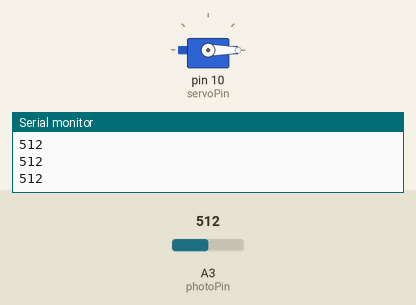
This sketch was run on a simulated Arduino Uno, built with avr-gcc and run on an emulated ATmega328P. Shown: servo, the last lines printed to the serial monitor. Inputs (shaded band) come from the test bench; at power-on: A3 (photoPin) = 512.

Above: at 1.2 s.
1.3 s: A3 (photoPin) set to 481
At 1.9 s:
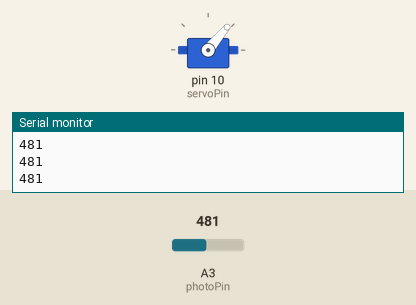
2.8 s: A3 (photoPin) set to 510
At 3.4 s:
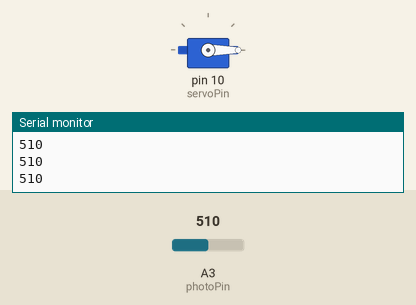
4.3 s: A3 (photoPin) set to 490
At 5.1 s:
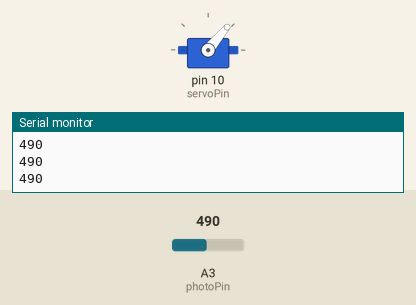
Timing chart, 0 to 7.3 s (numbered marks = the images above; inputs shaded):
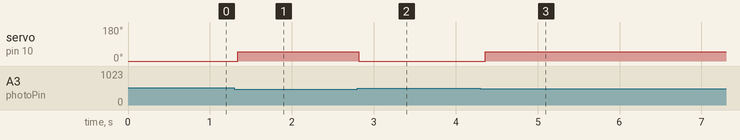

Measured:
- the behaviour switches between 500 and 499 on A3 (photoPin) (found by bisection; images 0 and 1)
- after the input at 1.3 s, servo on pin 10 (servoPin): 0° → 50° at once
- after the input at 2.8 s, servo on pin 10 (servoPin): 50° → 0° at once
- after the input at 4.3 s, servo on pin 10 (servoPin): 0° → 50° after 0.06 s

The sketch:

sketch_jul31a_googlegame.ino
```cpp
#include <Servo.h>

int servoPos = 0;
int servoPos1 = 50;
int servoPin = 10;
Servo myServo;

int photoPin = A3;
int V;
int time = 70;


void setup() {
  // put your setup code here, to run once:
pinMode(servoPin,OUTPUT);
myServo.attach(servoPin);
pinMode(photoPin,INPUT);
Serial.begin(9600);
}

void loop() {
  // put your main code here, to run repeatedly:

V = analogRead(photoPin);

if(V<500){
  myServo.write(servoPos1);
}else{
  myServo.write(servoPos);
}
Serial.println(V);
delay(time);
}
 
```
